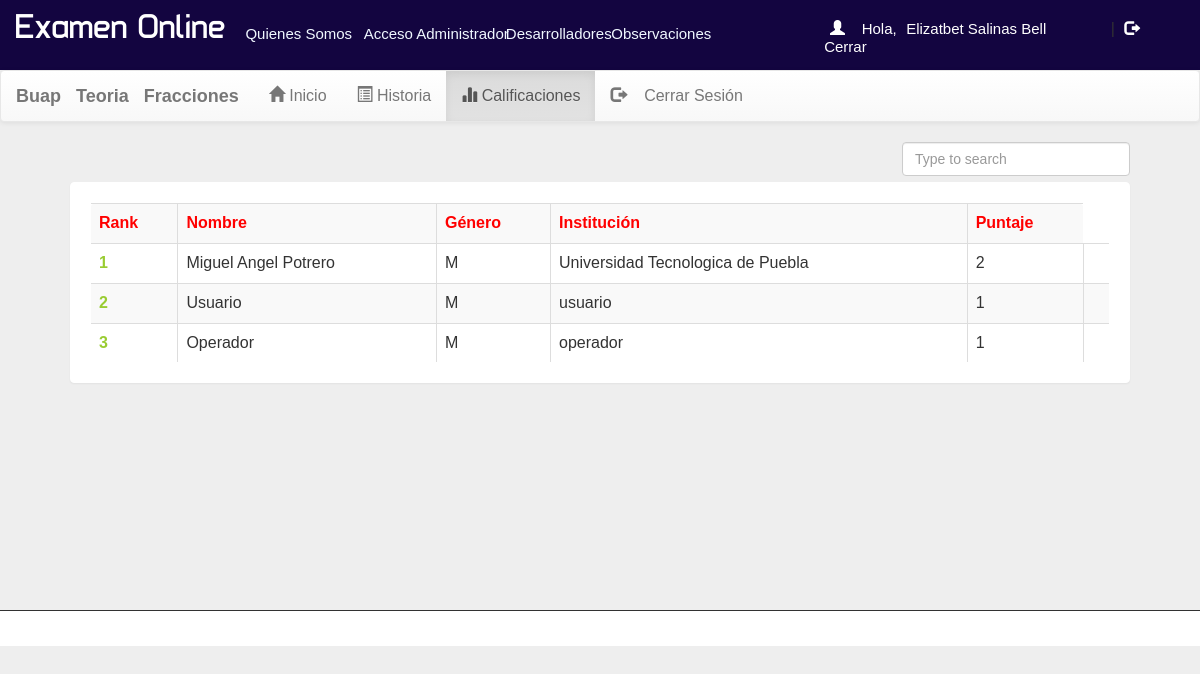
/account.php?q=3 (signed in), run on the app's committed database.
### tables this page shows
CREATE TABLE `rank` (
  `email` varchar(50) NOT NULL,
  `score` int(11) NOT NULL,
  `time` timestamp NOT NULL DEFAULT current_timestamp() ON UPDATE current_timestamp()
);

CREATE TABLE `user` (
  `name` varchar(50) NOT NULL,
  `gender` varchar(5) NOT NULL,
  `college` varchar(100) NOT NULL,
  `email` varchar(50) NOT NULL,
  `mob` bigint(20) NOT NULL,
  `password` varchar(50) NOT NULL
);

### account.php (the view, shortened to what this page needs)
<!DOCTYPE html PUBLIC "-//W3C//DTD XHTML 1.0 Transitional//EN" "http://www.w3.org/TR/xhtml1/DTD/xhtml1-transitional.dtd">
<html xmlns="http://www.w3.org/1999/xhtml">
<head>
  <link rel="stylesheet" href="css/bootstrap.min.css" />
  <link rel="stylesheet" href="css/bootstrap-theme.min.css" />
  <link rel="stylesheet" href="css/main.css">
  <link rel="stylesheet" href="css/font.css">
</head>
<body>
  <div class="header">
    <div class="row">
      <div class="col-lg-6">
        <span class="logo">Examen Online</span>
      </div>
      <div class="col-md-4 col-md-offset-2">
        <?php
        include_once 'dbConnection.php';
        if (!(isset($_SESSION['email']))) {
          header("location:index.php");
        } else {
          $name = $_SESSION['name'];
          echo '<span class="pull-right top title1" ><span class="log1"><span class="glyphicon glyphicon-user" aria-hidden="true"></span>&nbsp;&nbsp;&nbsp;&nbsp;Hola,</span> <a href="account.php?q=1" class="log log1">' . $name . '</a>&nbsp;|&nbsp;<a href="logout.php?q=account.php" class="log"><span class="glyphicon glyphicon-log-out" aria-hidden="true"></span>&nbsp;Cerrar</button></a></span>';
        } ?>
      </div>
    </div>
  </div>
  <div class="bg">
    <nav class="navbar navbar-default title1">
      <div class="container-fluid">
        <div class="navbar-header">
          <a class="navbar-brand" href="#"><b>Buap</b></a>
          <a class="navbar-brand" href="definicion.php"><b>Teoria</b></a>
          <a class="navbar-brand" href="fracciones.php"><b>Fracciones</b></a>
        </div>
        <div class="collapse navbar-collapse" id="bs-example-navbar-collapse-1">
          <ul class="nav navbar-nav">
            <li <?php if (@$_GET['q'] == 1) echo 'class="active"'; ?>><a href="account.php?q=1"><span class="glyphicon glyphicon-home" aria-hidden="true"></span>&nbsp;Inicio<span class="sr-only">(current)</span></a></li>
            <li <?php if (@$_GET['q'] == 2) echo 'class="active"'; ?>><a href="account.php?q=2"><span class="glyphicon glyphicon-list-alt" aria-hidden="true"></span>&nbsp;Historia</a></li>
            <li <?php if (@$_GET['q'] == 3) echo 'class="active"'; ?>><a href="account.php?q=3"><span class="glyphicon glyphicon-stats" aria-hidden="true"></span>&nbsp;Calificaciones</a></li>
            <li class="pull-right"> <a href="logout.php?q=account.php"><span class="glyphicon glyphicon-log-out" aria-hidden="true"></span>&nbsp;&nbsp;&nbsp;&nbsp;Cerrar Sesión</a></li>
          </ul>
        </div>
      </div>
    </nav>
    <div class="container">
      <div class="row">
        <div class="col-md-12">
          <input type="text" class="form-control pull-right" style="position:relative; width: 20%; left: -40px;" id="search" placeholder="Type to search">
          <?php
          if (@$_GET['q'] == 3) {
            $q = mysqli_query($con, "SELECT * FROM rank  ORDER BY score DESC ") or die('Error223');
            echo  '<div class="panel title"><div class="table-responsive">
<table id="mytable" class="table table-bordered table-striped title1" >
<tr style="color:red"><td><b>Rank</b></td><td><b>Nombre</b></td><td><b>Género</b></td><td><b>Institución</b></td><td><b>Puntaje</b></td></tr>';
            $c = 0;
            while ($row = mysqli_fetch_array($q)) {
              $e = $row['email'];
              $s = $row['score'];
              $q12 = mysqli_query($con, "SELECT * FROM user WHERE email='$e' ") or die('Error231');
              while ($row = mysqli_fetch_array($q12)) {
                $name = $row['name'];
                $gender = $row['gender'];
                $college = $row['college'];
              }
              $c++;
              echo '<tr><td style="color:#99cc32"><b>' . $c . '</b></td><td>' . $name . '</td><td>' . $gender . '</td><td>' . $college . '</td><td>' . $s . '</td><td>';
            }
            echo '</table></div></div>';
          }
          ?>
        </div>
      </div>
    </div>
  </div>
  <div class="row footer">
    <div class="col-md-3 box">
      <a style="position: relative; top: -595px; left: 160px; color:aliceblue" href="" target="_blank">Quienes Somos</a>
    </div>
    <div class="col-md-3 box">
      <a style="position: relative; top: -595px; left: -10px; color:aliceblue" href="#" data-toggle="modal" data-target="#login">Acceso Administrador</a>
    </div>
    <div class="col-md-3 box">
      <a style="position: relative; top: -595px; left: -195px; color:aliceblue" href="#" data-toggle="modal" data-target="#developers">Desarrolladores</a>
    </div>
    <div class="col-md-3 box">
      <a style="position: relative; top: -595px; left: -400px; color:aliceblue" href="feedback.php">Observaciones</a>
    </div>
  </div>
</body>
</html>

### css/main.css (style rules this page uses)
body { overflow-x: hidden; width: 100%; font: 15px "Century Gothic", "Times Roman", sans-serif; background: #eee; min-height: 550px; background-attachment: fixed; }
.bg { min-height: 540px; }
.panel { border-color: #ffffff; margin: 40px; padding: 20px; font: 15px "Century Gothic", "Times Roman", sans-serif; background-color: hsl(0, 0%, 100%); left: -50%; top: -10px; }
.title { font-family: "typo"; }
.header { background: #130540; height: 70px; }
.logo { font-family: "typo"; font-size: 35px; color: #ffffff; margin: 15px; }
.title1 { font: 16px "Century Gothic", "Times Roman", sans-serif; }
.footer { font-size: 15px; text-align: center; border-top: 1px solid; border-color: #323232; background-color: #ffffff; }
.footer a { margin: 25px; color: rgb(255, 255, 255); text-decoration: none; font: 15px "Century Gothic", "Times Roman", sans-serif; }
.box { padding: 9px; }
.top { margin-top: 20px; }
.log1 { font: 15px "Ubuntu", sans-serif; color: rgb(255, 255, 255); margin-left: 10px; }
.log { margin: 10px; margin-right: 60px; margin-left: 5px; color: rgb(255, 255, 255); text-decoration: none; font-size: 20px; font-size: 15px; }

### data on the page
rank: user.name "Miguel Angel Potrero", user.gender "M", user.college "Universidad Tecnologica de Puebla", score "2"
rank: user.name "Usuario", user.gender "M", user.college "usuario", score "1"
rank: user.name "Operador", user.gender "M", user.college "operador", score "1"

### other printed values
$name "Elizatbet Salinas Bell"
